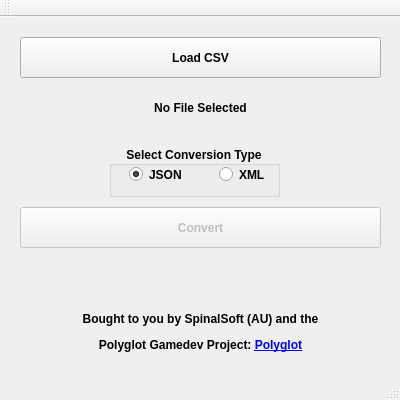
<?xml version="1.0" encoding="UTF-8"?>
<ui version="4.0">
 <class>MainWindow</class>
 <widget class="QMainWindow" name="MainWindow">
  <property name="geometry">
   <rect>
    <x>0</x>
    <y>0</y>
    <width>400</width>
    <height>400</height>
   </rect>
  </property>
  <property name="sizePolicy">
   <sizepolicy hsizetype="Fixed" vsizetype="Fixed">
    <horstretch>0</horstretch>
    <verstretch>0</verstretch>
   </sizepolicy>
  </property>
  <property name="minimumSize">
   <size>
    <width>400</width>
    <height>400</height>
   </size>
  </property>
  <property name="maximumSize">
   <size>
    <width>400</width>
    <height>400</height>
   </size>
  </property>
  <property name="windowTitle">
   <string>Polyglot CSV to JSON / XML Converter</string>
  </property>
  <property name="windowIcon">
   <iconset>
    <normaloff>:/new/prefix1/parrot_tiny.PNG</normaloff>:/new/prefix1/parrot_tiny.PNG</iconset>
  </property>
  <widget class="QWidget" name="centralWidget">
   <widget class="QPushButton" name="btnLoadCSV">
    <property name="geometry">
     <rect>
      <x>20</x>
      <y>20</y>
      <width>361</width>
      <height>41</height>
     </rect>
    </property>
    <property name="font">
     <font>
      <weight>75</weight>
      <bold>true</bold>
     </font>
    </property>
    <property name="text">
     <string>Load CSV</string>
    </property>
   </widget>
   <widget class="QLabel" name="txtFile">
    <property name="geometry">
     <rect>
      <x>20</x>
      <y>70</y>
      <width>361</width>
      <height>41</height>
     </rect>
    </property>
    <property name="font">
     <font>
      <weight>75</weight>
      <bold>true</bold>
     </font>
    </property>
    <property name="text">
     <string>No File Selected</string>
    </property>
    <property name="alignment">
     <set>Qt::AlignCenter</set>
    </property>
    <property name="wordWrap">
     <bool>true</bool>
    </property>
   </widget>
   <widget class="QPushButton" name="btnConvert">
    <property name="enabled">
     <bool>false</bool>
    </property>
    <property name="geometry">
     <rect>
      <x>20</x>
      <y>190</y>
      <width>361</width>
      <height>41</height>
     </rect>
    </property>
    <property name="font">
     <font>
      <weight>75</weight>
      <bold>true</bold>
     </font>
    </property>
    <property name="text">
     <string>Convert</string>
    </property>
   </widget>
   <widget class="QLabel" name="txtConversion">
    <property name="geometry">
     <rect>
      <x>20</x>
      <y>240</y>
      <width>361</width>
      <height>41</height>
     </rect>
    </property>
    <property name="font">
     <font>
      <weight>75</weight>
      <bold>true</bold>
     </font>
    </property>
    <property name="text">
     <string/>
    </property>
    <property name="alignment">
     <set>Qt::AlignCenter</set>
    </property>
    <property name="wordWrap">
     <bool>true</bool>
    </property>
   </widget>
   <widget class="QLabel" name="txtConversion_2">
    <property name="geometry">
     <rect>
      <x>20</x>
      <y>290</y>
      <width>361</width>
      <height>51</height>
     </rect>
    </property>
    <property name="font">
     <font>
      <weight>75</weight>
      <bold>true</bold>
     </font>
    </property>
    <property name="text">
     <string>&lt;html&gt;&lt;head/&gt;&lt;body&gt;&lt;p align=&quot;center&quot;&gt;Bought to you by SpinalSoft (AU) and the&lt;/p&gt;&lt;p align=&quot;center&quot;&gt;Polyglot Gamedev Project: &lt;a href=&quot;https://docs.google.com/spreadsheets/d/17f0dQawb-s_Fd7DHgmVvJoEGDMH_yoSd8EYigrb0zmM/edit#gid=296134756&quot;&gt;&lt;span style=&quot; text-decoration: underline; color:#0000ff;&quot;&gt;Polyglot&lt;/span&gt;&lt;/a&gt;&lt;/p&gt;&lt;/body&gt;&lt;/html&gt;</string>
    </property>
    <property name="alignment">
     <set>Qt::AlignCenter</set>
    </property>
   </widget>
   <widget class="QGroupBox" name="groupBox">
    <property name="geometry">
     <rect>
      <x>109</x>
      <y>129</y>
      <width>171</width>
      <height>51</height>
     </rect>
    </property>
    <property name="font">
     <font>
      <weight>75</weight>
      <bold>true</bold>
     </font>
    </property>
    <property name="title">
     <string>Select Conversion Type</string>
    </property>
    <property name="alignment">
     <set>Qt::AlignCenter</set>
    </property>
    <widget class="QRadioButton" name="rdoJSON">
     <property name="geometry">
      <rect>
       <x>20</x>
       <y>20</y>
       <width>82</width>
       <height>17</height>
      </rect>
     </property>
     <property name="text">
      <string>JSON</string>
     </property>
     <property name="checked">
      <bool>true</bool>
     </property>
    </widget>
    <widget class="QRadioButton" name="rdoXML">
     <property name="geometry">
      <rect>
       <x>110</x>
       <y>20</y>
       <width>51</width>
       <height>17</height>
      </rect>
     </property>
     <property name="text">
      <string>XML</string>
     </property>
    </widget>
   </widget>
  </widget>
  <widget class="QMenuBar" name="menuBar">
   <property name="geometry">
    <rect>
     <x>0</x>
     <y>0</y>
     <width>400</width>
     <height>21</height>
    </rect>
   </property>
  </widget>
  <widget class="QToolBar" name="mainToolBar">
   <attribute name="toolBarArea">
    <enum>TopToolBarArea</enum>
   </attribute>
   <attribute name="toolBarBreak">
    <bool>false</bool>
   </attribute>
  </widget>
  <widget class="QStatusBar" name="statusBar"/>
 </widget>
 <layoutdefault spacing="6" margin="11"/>
 <resources/>
 <connections/>
</ui>
